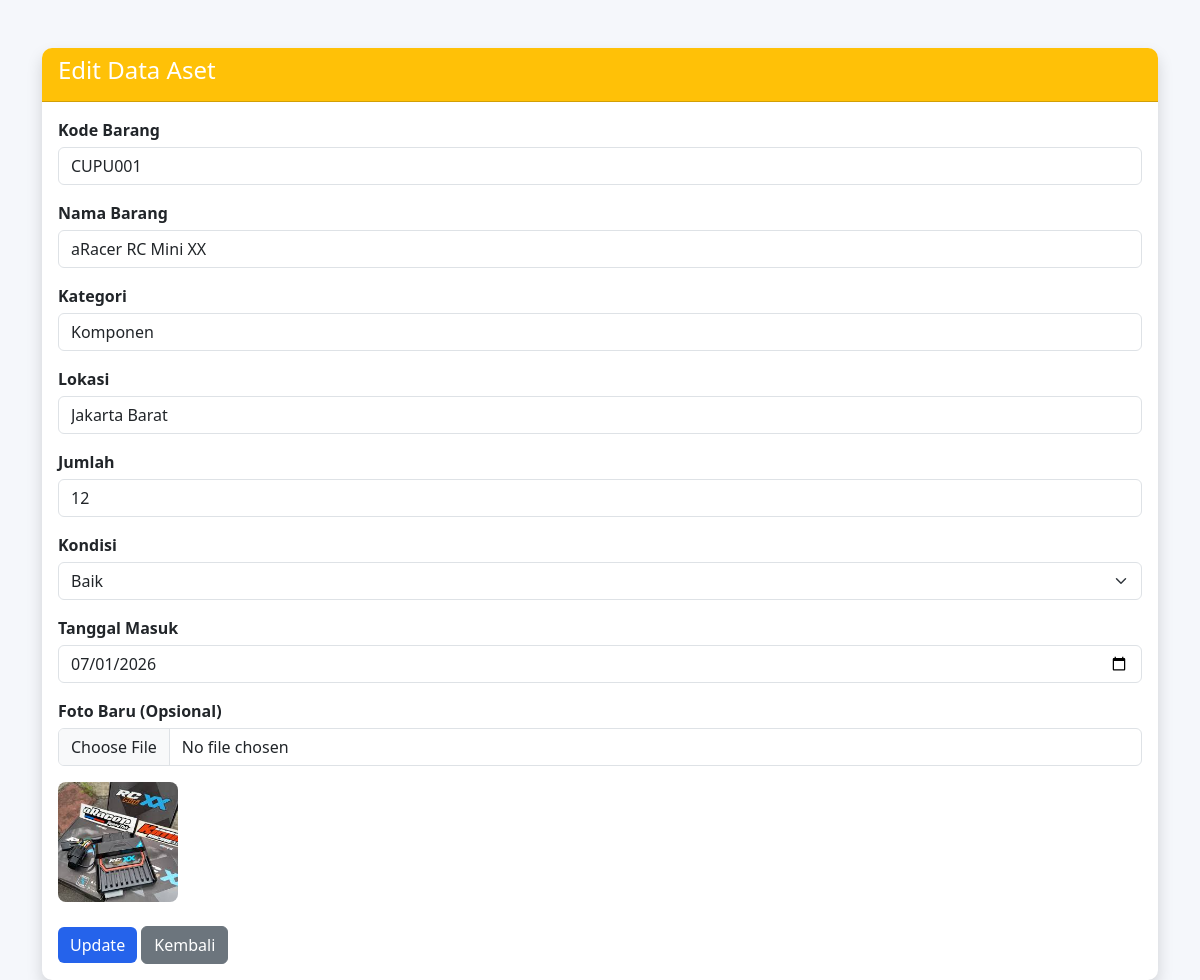
The page /view/aset/edit.php?id=1 (signed in) on the database its author committed.
### tables this page shows
CREATE TABLE `aset` (
  `id_aset` int(11) NOT NULL,
  `kode_barang` varchar(20) NOT NULL,
  `nama_barang` varchar(100) NOT NULL,
  `kategori` varchar(50) NOT NULL,
  `lokasi` varchar(100) NOT NULL,
  `jumlah` int(11) NOT NULL,
  `kondisi` enum('Baik','Rusak') NOT NULL,
  `tanggal_masuk` date NOT NULL,
  `foto` varchar(255) DEFAULT NULL,
  `user_input` varchar(100) NOT NULL
);

### model/Aset.php (called while the page is built, shortened)
<?php
require_once __DIR__ . "/../config/Database.php";
class Aset
{
    private $conn;
    public function __construct()
    {
        $database = new Database();
        $this->conn = $database->connect();
    }
    public function getById($id)
{
    $query = "SELECT * FROM aset WHERE id_aset = ?";
    $stmt = $this->conn->prepare($query);
    $stmt->bind_param("i", $id);
    $stmt->execute();
    return $stmt->get_result()->fetch_assoc();
}
}

### config/Database.php (called while the page is built, shortened)
<?php
class Database
{
    private $host = "localhost";
    private $user = "root";
    private $pass = "";
    private $db   = "db_aset_barang";
    public function connect()
    {
        $this->conn = new mysqli(
            $this->host,
            $this->user,
            $this->pass,
            $this->db
        );
        return $this->conn;
    }
}

### view/aset/edit.php (the view, shortened to what this page needs)
<?php
require_once "../../model/Aset.php";
$aset = new Aset();
$id = $_GET['id'];
$data = $aset->getById($id);
?>
<!DOCTYPE html>
<html lang="id">
<head>
    <link href="https://cdn.jsdelivr.net/npm/bootstrap@5.3.3/dist/css/bootstrap.min.css" rel="stylesheet">
   <link rel="stylesheet" href="/uas_aset_barang/assets/css/style.css">
</head>
<body>
<div class="container mt-5">
    <div class="card shadow">
        <div class="card-header bg-warning">
            <h4>Edit Data Aset</h4>
        </div>
        <div class="card-body">
            <form action="../../controller/AsetController.php" method="POST" enctype="multipart/form-data">
                <div class="mb-3">
                    <label>Kode Barang</label>
                    <input type="text" name="kode_barang" class="form-control"
                    value="<?= $data['kode_barang']; ?>" required>
                </div>
                <div class="mb-3">
                    <label>Nama Barang</label>
                    <input type="text" name="nama_barang" class="form-control"
                    value="<?= $data['nama_barang']; ?>" required>
                </div>
                <div class="mb-3">
                    <label>Kategori</label>
                    <input type="text" name="kategori" class="form-control"
                    value="<?= $data['kategori']; ?>" required>
                </div>
                <div class="mb-3">
                    <label>Lokasi</label>
                    <input type="text" name="lokasi" class="form-control"
                    value="<?= $data['lokasi']; ?>" required>
                </div>
                <div class="mb-3">
                    <label>Jumlah</label>
                    <input type="number" name="jumlah" class="form-control"
                    value="<?= $data['jumlah']; ?>" required>
                </div>
                <div class="mb-3">
                    <label>Kondisi</label>
                    <select name="kondisi" class="form-select">
                        <option value="Baik"
                        <?= ($data['kondisi']=="Baik") ? "selected" : ""; ?>>
                        Baik
                        </option>
                    </select>
                </div>
                <div class="mb-3">
                    <label>Tanggal Masuk</label>
                    <input type="date" name="tanggal_masuk" class="form-control"
                    value="<?= $data['tanggal_masuk']; ?>" required>
                </div>
                <div class="mb-3">
                    <label>Foto Baru (Opsional)</label>
                    <input type="file" name="foto" class="form-control">
                </div>
                <?php if($data['foto']!="") : ?>
                    <img src="../../uploads/<?= $data['foto']; ?>" width="120">
                <?php endif; ?>
                <br><br>
                <button type="submit" name="update" class="btn btn-primary">
                    Update
                </button>
                <a href="index.php" class="btn btn-secondary">
                    Kembali
                </a>
            </form>
        </div>
    </div>
</div>
</body>
</html>

### assets/css/style.css (style rules this page uses)
body { background-color: #f4f6f9; font-family: Arial, Helvetica, sans-serif; color: #333; }
.container { margin-top: 20px; }
.card { border: none; border-radius: 10px; box-shadow: 0 3px 10px rgba(0,0,0,0.08); }
.card-header { font-weight: bold; background-color: #0d6efd; color: white; border-radius: 10px 10px 0 0 !important; }
.form-control { border-radius: 6px; }
label { font-weight: 600; margin-bottom: 5px; }
.btn { border-radius: 6px; }
.btn-success, .btn-primary, .btn-warning, .btn-danger { font-weight: 500; }
img { border-radius: 8px; }
body { margin:0; font-family:'Segoe UI',sans-serif; background:#f5f7fb; }
.btn-primary { background:#2563eb; border:none; }

### rows shown on the page
aset: kode_barang "CUPU001", nama_barang "aRacer RC Mini XX", kategori "Komponen", lokasi "Jakarta Barat", jumlah "12", kondisi "Baik", tanggal_masuk "07/01/2026", foto (picture)
